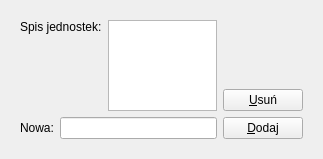
         <widget class="QWidget" name="page_2">
          <property name="geometry">
           <rect>
            <x>0</x>
            <y>0</y>
            <width>323</width>
            <height>159</height>
           </rect>
          </property>
          <attribute name="label">
           <string>Jednostki</string>
          </attribute>
          <layout class="QGridLayout" name="gridLayout_4">
           <item row="0" column="0">
            <widget class="QFrame" name="frame10">
             <property name="frameShape">
              <enum>QFrame::NoFrame</enum>
             </property>
             <property name="frameShadow">
              <enum>QFrame::Plain</enum>
             </property>
             <layout class="QGridLayout" name="gridLayout_12">
              <item row="0" column="0">
               <layout class="QHBoxLayout" name="horizontalLayout_6">
                <item>
                 <layout class="QVBoxLayout" name="verticalLayout_4">
                  <item>
                   <layout class="QHBoxLayout" name="horizontalLayout_5">
                    <item>
                     <widget class="QLabel" name="textLabel1_3">
                      <property name="maximumSize">
                       <size>
                        <width>150</width>
                        <height>32767</height>
                       </size>
                      </property>
                      <property name="text">
                       <string>Spis jednostek:</string>
                      </property>
                      <property name="alignment">
                       <set>Qt::AlignTop</set>
                      </property>
                      <property name="wordWrap">
                       <bool>false</bool>
                      </property>
                     </widget>
                    </item>
                    <item>
                     <widget class="QListWidget" name="currlBox"/>
                    </item>
                   </layout>
                  </item>
                  <item>
                   <layout class="QHBoxLayout" name="_20">
                    <item>
                     <widget class="QLabel" name="textLabel2_4">
                      <property name="text">
                       <string>Nowa:</string>
                      </property>
                      <property name="wordWrap">
                       <bool>false</bool>
                      </property>
                     </widget>
                    </item>
                    <item>
                     <widget class="QLineEdit" name="currEdit">
                      <property name="maxLength">
                       <number>10</number>
                      </property>
                     </widget>
                    </item>
                   </layout>
                  </item>
                 </layout>
                </item>
                <item>
                 <layout class="QVBoxLayout" name="verticalLayout_3">
                  <item>
                   <spacer>
                    <property name="orientation">
                     <enum>Qt::Vertical</enum>
                    </property>
                    <property name="sizeType">
                     <enum>QSizePolicy::Expanding</enum>
                    </property>
                    <property name="sizeHint" stdset="0">
                     <size>
                      <width>74</width>
                      <height>48</height>
                     </size>
                    </property>
                   </spacer>
                  </item>
                  <item>
                   <widget class="QPushButton" name="currDelBtn">
                    <property name="text">
                     <string>&amp;Usuń</string>
                    </property>
                    <property name="shortcut">
                     <string>Alt+U</string>
                    </property>
                   </widget>
                  </item>
                  <item>
                   <widget class="QPushButton" name="currAddBtn">
                    <property name="text">
                     <string>&amp;Dodaj</string>
                    </property>
                    <property name="shortcut">
                     <string>Alt+D</string>
                    </property>
                   </widget>
                  </item>
                 </layout>
                </item>
               </layout>
              </item>
             </layout>
            </widget>
           </item>
          </layout>
         </widget>
